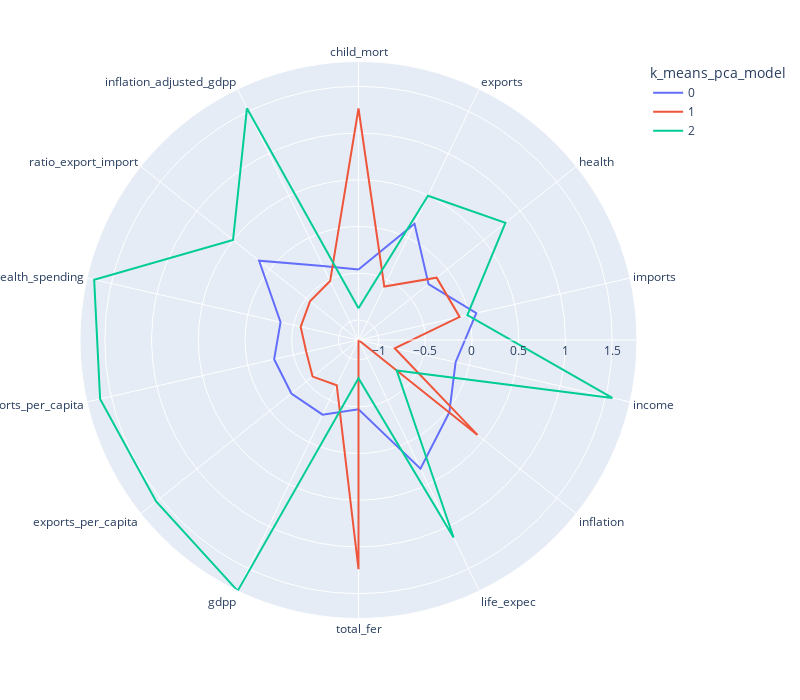

Notebook source saved alongside this figure:
### Code cell
polar = scaled_df[num_cols].groupby(df['k_means_pca_model']).mean().reset_index()
polar = pd.melt(polar, id_vars=["k_means_pca_model"])


import plotly.express as px

"""
  'polar' : dataset we are using
  'r' :  mean values for each feature which will be connected using lines
  'theta' : variables where each of the feature will have an angle and
            color will be based on the label of the clusters.
"""
fig = px.line_polar(polar, r="value", theta="variable", color="k_means_pca_model", line_close=True,height=700,width=800)
fig.show()

### Figure 1 — Plotly figure (JSON) as saved in the notebook; plotly's stock layout.template omitted (floating-point values rounded to 4 significant figures)
{"data": [{"hovertemplate": "k_means_pca_model=0<br>value=%{r}<br>variable=%{theta}<extra></extra>", "legendgroup": "0", "line": {"color": "#636efa", "dash": "solid"}, "marker": {"symbol": "circle"}, "mode": "lines", "name": "0", "r": [-0.4599, 0.1671, -0.2556, 0.07857, -0.1483, 0.02833, 0.3134, -0.4735, -0.3278, -0.2958, -0.2883, -0.3585, 0.1466, -0.3357, -0.4599], "showlegend": true, "subplot": "polar", "theta": ["child_mort", "exports", "health", "imports", "income", "inflation", "life_expec", "total_fer", "gdpp", "exports_per_capita", "imports_per_capita", "health_spending", "ratio_export_import", "inflation_adjusted_gdpp", "child_mort"], "type": "scatterpolar"}, {"hovertemplate": "k_means_pca_model=1<br>value=%{r}<br>variable=%{theta}<extra></extra>", "legendgroup": "1", "line": {"color": "#EF553B", "dash": "solid"}, "marker": {"symbol": "circle"}, "mode": "lines", "name": "1", "r": [1.263, -0.5786, -0.1447, -0.1043, -0.8167, 0.4145, -1.214, 1.238, -0.6772, -0.586, -0.641, -0.5794, -0.5504, -0.5144, 1.263], "showlegend": true, "subplot": "polar", "theta": ["child_mort", "exports", "health", "imports", "income", "inflation", "life_expec", "total_fer", "gdpp", "exports_per_capita", "imports_per_capita", "health_spending", "ratio_export_import", "inflation_adjusted_gdpp", "child_mort"], "type": "scatterpolar"}, {"hovertemplate": "k_means_pca_model=2<br>value=%{r}<br>variable=%{theta}<extra></extra>", "legendgroup": "2", "line": {"color": "#00cc96", "dash": "solid"}, "marker": {"symbol": "circle"}, "mode": "lines", "name": "2", "r": [-0.8738, 0.4991, 0.796, -0.01944, 1.571, -0.6916, 1.131, -0.8052, 1.765, 1.555, 1.621, 1.687, 0.5026, 1.537, -0.8738], "showlegend": true, "subplot": "polar", "theta": ["child_mort", "exports", "health", "imports", "income", "inflation", "life_expec", "total_fer", "gdpp", "exports_per_capita", "imports_per_capita", "health_spending", "ratio_export_import", "inflation_adjusted_gdpp", "child_mort"], "type": "scatterpolar"}], "layout": {"height": 700, "legend": {"title": {"text": "k_means_pca_model"}, "tracegroupgap": 0}, "margin": {"t": 60}, "polar": {"angularaxis": {"direction": "clockwise", "rotation": 90}, "domain": {"x": [0, 1], "y": [0, 1]}}, "width": 800}}
